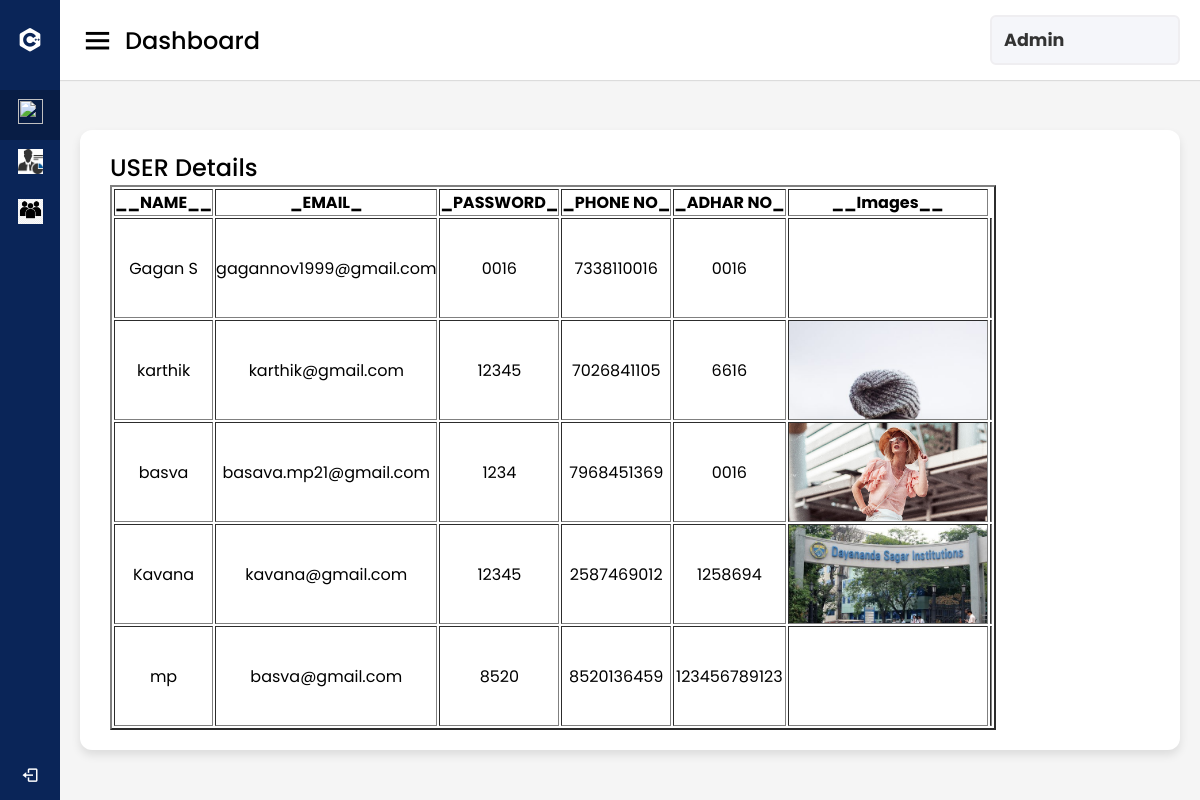
The app's page /useD with its own data.
### MCA/models.py (models this page shows)
class register1(models.Model):
	name=models.CharField(max_length=60)
	email=models.CharField(max_length=60)
	password=models.CharField(max_length=60)
	phno=models.CharField(max_length=60)
	adharno=models.CharField(max_length=60)
	Image=models.CharField(max_length=60)

### MCA/views.py (the view)
# urls.py: path('useD',useD),
def useD(req):
    x=register1.objects.all()
    y=x.values()
    return render(req,'dash.html',{'use':y})

### templates/dash.html (shortened to what this page needs)
{% load static %}
<!DOCTYPE html>
<html lang="en" dir="ltr">
  <head>
    <link rel="stylesheet" href="style.css">
    <link href='https://unpkg.com/boxicons@2.0.7/css/boxicons.min.css' rel='stylesheet'>
   </head>
<body>
  <div class="sidebar">
    <div class="logo-details">
      <i class='bx bxl-c-plus-plus'></i>
    </div>
      <ul class="nav-links">
        <li>
          <a href="useD" class="active">
            <i><img src="{% static 'images\dash2.jpg' %}" style="height:25px;width: 25px; "></i>
          </a>
        </li>
        <li>
          <a href="pdf">
            <i><img src="{% static 'images\emp1.png' %}" style="height:25px;width: 25px; "></i>
          </a>
        </li>
        <li>
          <a href="pd">
            <i><img src="{% static 'images\people1.png' %}" style="height:25px;width: 25px; "></i>
          </a>
        </li>
        <li class="log_out">
          <a href="login1">
            <i class='bx bx-log-out'></i>
          </a>
        </li>
      </ul>
  </div>
  <section class="home-section">
    <nav>
      <div class="sidebar-button">
        <i class='bx bx-menu sidebarBtn'></i>
        <span class="dashboard">Dashboard</span>
      </div>
      <div class="profile-details">
        <span class="admin_name"><h3>Admin</h3></span>
      </div>
    </nav>
     <div class="home-content">
      <div class="sales-boxes">
        <div class="recent-sales box">
          <div class="title">USER Details</div>
          <div class="sales-details">
            <ul class="details">
               <table border=2 align="center">
                <tr style="width: 80px">
              <th>__NAME__</th><th>_EMAIL_</th><th>_PASSWORD_</th><th>_PHONE NO_</th><th>_ADHAR NO_</th><th>__Images__</th></tr>
              {% for i in use %}
              <tr>
            <td style="text-align: center;">{{i.name}}</td><td style="text-align: center;">{{i.email}}</td><td style="text-align: center;">{{i.password}}</td><td style="text-align: center;">{{i.phno}}</td><td style="text-align: center;">{{i.adharno}}</td><td style="background-image:url(/static/images/{{i.Image}});background-size: cover; width:200px;height: 100px;"></td> <td> <a class="clic" href="{% url 'profile1' i.id %}" style="text-decoration:none">{{i.Status}}</a></td></tr>
            {% endfor %}
           </table>
          </ul>
          </div>
        </div>
        </div>
      </div>
  </section>
</body>
</html>

### static/MCA/css/style.css (style rules this page uses)
:root { --primary: #EB1616; --secondary: #191C24; --light: #6C7293; --dark: #000000; }
.sidebar { position: fixed; top: 0; left: 0; bottom: 0; width: 250px; height: 100vh; overflow-y: auto; background: var(--secondary); transition: 0.5s; z-index: 999; }
@media (min-width: 992px) { .sidebar { margin-left: 0; } }

### templates/dash.html (style rules this page uses)
* { margin: 0; padding: 0; box-sizing: border-box; font-family: 'Poppins', sans-serif; }
.sidebar { position: fixed; height: 100%; width: 240px; background: #0A2558; transition: all 0.5s ease; }
.sidebar .logo-details { height: 80px; display: flex; align-items: center; }
.sidebar .logo-details i { font-size: 28px; font-weight: 500; color: #fff; min-width: 60px; text-align: center }
.sidebar .nav-links { margin-top: 10px; }
.sidebar .nav-links li { position: relative; list-style: none; height: 50px; }
.sidebar .nav-links li a { height: 100%; width: 100%; display: flex; align-items: center; text-decoration: none; transition: all 0.4s ease; }
.sidebar .nav-links li a.active { background: #081D45; }
.sidebar .nav-links li i { min-width: 60px; text-align: center; font-size: 18px; color: #fff; }
.sidebar .nav-links .log_out { position: absolute; bottom: 0; width: 100%; }
.home-section { position: relative; background: #f5f5f5; min-height: 100vh; width: calc(100% - 240px); left: 240px; transition: all 0.5s ease; }
.home-section nav { display: flex; justify-content: space-between; height: 80px; background: #fff; display: flex; align-items: center; position: fixed; width: calc(100% - 240px); left: 240px; z-index: 100; padding: 0 20px; box-shadow: 0 1px 1px rgba(0, 0, 0, 0.1); transition: all 0.5s ease; }
.home-section nav .sidebar-button { display: flex; align-items: center; font-size: 24px; font-weight: 500; }
nav .sidebar-button i { font-size: 35px; margin-right: 10px; }
.home-section nav .profile-details { display: flex; align-items: center; background: #F5F6FA; border: 2px solid #EFEEF1; border-radius: 6px; height: 50px; min-width: 190px; padding: 0 15px 0 2px; }
nav .profile-details .admin_name { font-size: 15px; font-weight: 500; color: #333; margin: 0 10px; white-space: nowrap; }
.home-section .home-content { position: relative; padding-top: 104px; }
.home-content .sales-boxes { display: flex; justify-content: space-between; }
.home-content .sales-boxes .recent-sales { width:100%; background: #fff; padding: 20px 30px; margin: 0 20px; border-radius: 12px; box-shadow: 0 5px 10px rgba(0, 0, 0, 0.1); }
.home-content .sales-boxes .sales-details { display: flex; align-items: center; justify-content: space-between; }
.sales-boxes .box .title { font-size: 24px; font-weight: 500; }
@media (max-width: 1240px) { .sidebar { width: 60px; } }
@media (max-width: 1240px) { .home-section { width: calc(100% - 60px); left: 60px; } }
@media (max-width: 1240px) { .home-section nav { width: calc(100% - 60px); left: 60px; } }

### records on screen
register1: name "Gagan S", email "gagannov1999@gmail.com", password "0016", phno "7338110016", adharno "0016"
register1: name "karthik", email "karthik@gmail.com", password "12345", phno "7026841105", adharno "6616", Image (picture)
register1: name "basva", email "basava.mp21@gmail.com", password "1234", phno "7968451369", adharno "0016", Image (picture)
register1: name "Kavana", email "kavana@gmail.com", password "12345", phno "2587469012", adharno "1258694", Image (picture)
register1: name "mp", email "basva@gmail.com", password "8520", phno "8520136459", adharno "123456789123"
